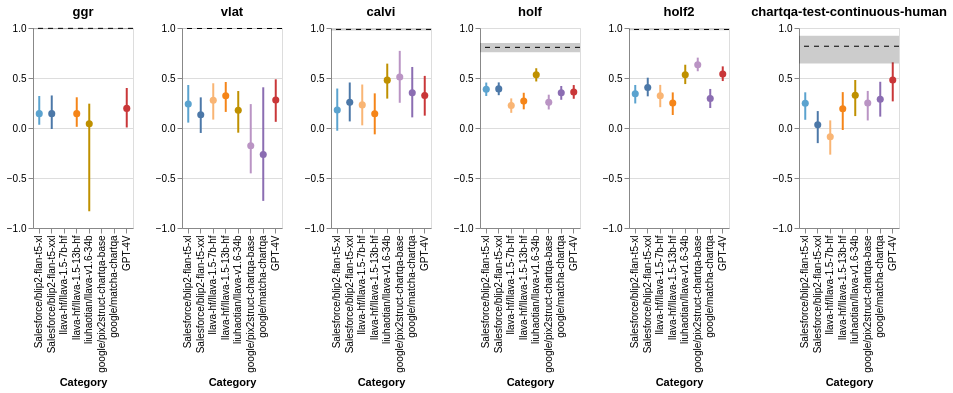

Write notebook code for a chart like this one.
### Markdown cell above
### Correlation Error Bars

### Code cell
def create_graph_performance_chart(correlation_df, tests, domain_order, domain_color=[]):
    """ Generate chart for point estimate and confidence intervals overlayed with item level scatteplots
    """
    charts = []
    for test in tests:
        df = correlation_df[correlation_df['test'] == test].copy()
        
        mean_point_plot = alt.Chart(df).mark_point(filled=True, size=50, opacity=1).encode(
            x=alt.X('model:N', title='Category', scale=alt.Scale(domain=domain_order)),
            y=alt.Y('correlation:Q', title='', scale=alt.Scale(domain=[-1, 1])),
            color=alt.Color('model:N', scale=alt.Scale(domain=domain_order, range=domain_color), legend=None),
        )
        
        error_bars = alt.Chart(df).mark_rule(strokeWidth=2).encode(
            x=alt.X('model:N'),
            y=alt.Y('lower_correlation:Q'),
            y2='upper_correlation:Q',
            color=alt.Color('model:N', scale=alt.Scale(domain=domain_order, range=domain_color), legend=None)
        )

        split_half_band = alt.Chart(df[df['model'] == 'Human']).mark_rect(color='black', opacity=0.2).encode(
            y=alt.Y(f'lower_correlation:Q'),
            y2=(f'upper_correlation:Q'),
        )
    
        split_half_mean = alt.Chart(df[df['model'] == 'Human']).mark_rule(color='black', strokeDash=[5, 5]).encode(
            y=alt.Y(f'correlation:Q'),
            strokeWidth=alt.value(1)
        )
        
        chart = (mean_point_plot + error_bars + split_half_band + split_half_mean).properties(height=200, width=100, title=test)

        charts.append(chart)


    return alt.hconcat(*charts) #.resolve_scale(color='independent')

tests = ['ggr', 'vlat', 'calvi', 'holf', 'holf2', 'chartqa-test-continuous-human']
domain_order = [mc['model'] for mc in model_configs if mc['model'] != 'Human']
domain_color = [mc['color'] for mc in model_configs if mc['model'] != 'Human']


create_graph_performance_chart(
    pd.concat([
        human_model_correlation_df,
        human_human_correlation_df
    ]),
    tests=tests,
    domain_order=domain_order, 
    domain_color=domain_color,
)

### Figure 1 — Vega-Lite specification as saved in the notebook (floating-point values rounded to 4 significant figures)
{"config": {"view": {"continuousWidth": 300, "continuousHeight": 300}}, "hconcat": [{"layer": [{"mark": {"type": "point", "filled": true, "opacity": 1, "size": 50}, "encoding": {"color": {"field": "model", "legend": null, "scale": {"domain": ["Salesforce/blip2-flan-t5-xl", "Salesforce/blip2-flan-t5-xxl", "llava-hf/llava-1.5-7b-hf", "llava-hf/llava-1.5-13b-hf", "liuhaotian/llava-v1.6-34b", "google/pix2struct-chartqa-base", "google/matcha-chartqa", "GPT-4V"], "range": ["#5ba3cf", "#4c78a8", "#f9b574", "#f58518", "#BF9000", "#ba94c4", "#8b6db2", "#c93739"]}, "type": "nominal"}, "x": {"field": "model", "scale": {"domain": ["Salesforce/blip2-flan-t5-xl", "Salesforce/blip2-flan-t5-xxl", "llava-hf/llava-1.5-7b-hf", "llava-hf/llava-1.5-13b-hf", "liuhaotian/llava-v1.6-34b", "google/pix2struct-chartqa-base", "google/matcha-chartqa", "GPT-4V"]}, "title": "Category", "type": "nominal"}, "y": {"field": "correlation", "scale": {"domain": [-1, 1]}, "title": "", "type": "quantitative"}}}, {"mark": {"type": "rule", "strokeWidth": 2}, "encoding": {"color": {"field": "model", "legend": null, "scale": {"domain": ["Salesforce/blip2-flan-t5-xl", "Salesforce/blip2-flan-t5-xxl", "llava-hf/llava-1.5-7b-hf", "llava-hf/llava-1.5-13b-hf", "liuhaotian/llava-v1.6-34b", "google/pix2struct-chartqa-base", "google/matcha-chartqa", "GPT-4V"], "range": ["#5ba3cf", "#4c78a8", "#f9b574", "#f58518", "#BF9000", "#ba94c4", "#8b6db2", "#c93739"]}, "type": "nominal"}, "x": {"field": "model", "type": "nominal"}, "y": {"field": "lower_correlation", "type": "quantitative"}, "y2": {"field": "upper_correlation"}}}, {"data": {"name": "data-4e8c419d5ce3ebcfe536a473fdad6b79"}, "mark": {"type": "rect", "color": "black", "opacity": 0.2}, "encoding": {"y": {"field": "lower_correlation", "type": "quantitative"}, "y2": {"field": "upper_correlation"}}}, {"data": {"name": "data-4e8c419d5ce3ebcfe536a473fdad6b79"}, "mark": {"type": "rule", "color": "black", "strokeDash": [5, 5]}, "encoding": {"strokeWidth": {"value": 1}, "y": {"field": "correlation", "type": "quantitative"}}}], "data": {"name": "data-76b461e85305f3aafc61efecf0215087"}, "height": 200, "title": "ggr", "width": 100}, {"layer": [{"mark": {"type": "point", "filled": true, "opacity": 1, "size": 50}, "encoding": {"color": {"field": "model", "legend": null, "scale": {"domain": ["Salesforce/blip2-flan-t5-xl", "Salesforce/blip2-flan-t5-xxl", "llava-hf/llava-1.5-7b-hf", "llava-hf/llava-1.5-13b-hf", "liuhaotian/llava-v1.6-34b", "google/pix2struct-chartqa-base", "google/matcha-chartqa", "GPT-4V"], "range": ["#5ba3cf", "#4c78a8", "#f9b574", "#f58518", "#BF9000", "#ba94c4", "#8b6db2", "#c93739"]}, "type": "nominal"}, "x": {"field": "model", "scale": {"domain": ["Salesforce/blip2-flan-t5-xl", "Salesforce/blip2-flan-t5-xxl", "llava-hf/llava-1.5-7b-hf", "llava-hf/llava-1.5-13b-hf", "liuhaotian/llava-v1.6-34b", "google/pix2struct-chartqa-base", "google/matcha-chartqa", "GPT-4V"]}, "title": "Category", "type": "nominal"}, "y": {"field": "correlation", "scale": {"domain": [-1, 1]}, "title": "", "type": "quantitative"}}}, {"mark": {"type": "rule", "strokeWidth": 2}, "encoding": {"color": {"field": "model", "legend": null, "scale": {"domain": ["Salesforce/blip2-flan-t5-xl", "Salesforce/blip2-flan-t5-xxl", "llava-hf/llava-1.5-7b-hf", "llava-hf/llava-1.5-13b-hf", "liuhaotian/llava-v1.6-34b", "google/pix2struct-chartqa-base", "google/matcha-chartqa", "GPT-4V"], "range": ["#5ba3cf", "#4c78a8", "#f9b574", "#f58518", "#BF9000", "#ba94c4", "#8b6db2", "#c93739"]}, "type": "nominal"}, "x": {"field": "model", "type": "nominal"}, "y": {"field": "lower_correlation", "type": "quantitative"}, "y2": {"field": "upper_correlation"}}}, {"data": {"name": "data-34530b9224ba46cbc5362e1f4b3f15c2"}, "mark": {"type": "rect", "color": "black", "opacity": 0.2}, "encoding": {"y": {"field": "lower_correlation", "type": "quantitative"}, "y2": {"field": "upper_correlation"}}}, {"data": {"name": "data-34530b9224ba46cbc5362e1f4b3f15c2"}, "mark": {"type": "rule", "color": "black", "strokeDash": [5, 5]}, "encoding": {"strokeWidth": {"value": 1}, "y": {"field": "correlation", "type": "quantitative"}}}], "data": {"name": "data-ba43f7dac66893d7034b0c4b454e99e4"}, "height": 200, "title": "vlat", "width": 100}, {"layer": [{"mark": {"type": "point", "filled": true, "opacity": 1, "size": 50}, "encoding": {"color": {"field": "model", "legend": null, "scale": {"domain": ["Salesforce/blip2-flan-t5-xl", "Salesforce/blip2-flan-t5-xxl", "llava-hf/llava-1.5-7b-hf", "llava-hf/llava-1.5-13b-hf", "liuhaotian/llava-v1.6-34b", "google/pix2struct-chartqa-base", "google/matcha-chartqa", "GPT-4V"], "range": ["#5ba3cf", "#4c78a8", "#f9b574", "#f58518", "#BF9000", "#ba94c4", "#8b6db2", "#c93739"]}, "type": "nominal"}, "x": {"field": "model", "scale": {"domain": ["Salesforce/blip2-flan-t5-xl", "Salesforce/blip2-flan-t5-xxl", "llava-hf/llava-1.5-7b-hf", "llava-hf/llava-1.5-13b-hf", "liuhaotian/llava-v1.6-34b", "google/pix2struct-chartqa-base", "google/matcha-chartqa", "GPT-4V"]}, "title": "Category", "type": "nominal"}, "y": {"field": "correlation", "scale": {"domain": [-1, 1]}, "title": "", "type": "quantitative"}}}, {"mark": {"type": "rule", "strokeWidth": 2}, "encoding": {"color": {"field": "model", "legend": null, "scale": {"domain": ["Salesforce/blip2-flan-t5-xl", "Salesforce/blip2-flan-t5-xxl", "llava-hf/llava-1.5-7b-hf", "llava-hf/llava-1.5-13b-hf", "liuhaotian/llava-v1.6-34b", "google/pix2struct-chartqa-base", "google/matcha-chartqa", "GPT-4V"], "range": ["#5ba3cf", "#4c78a8", "#f9b574", "#f58518", "#BF9000", "#ba94c4", "#8b6db2", "#c93739"]}, "type": "nominal"}, "x": {"field": "model", "type": "nominal"}, "y": {"field": "lower_correlation", "type": "quantitative"}, "y2": {"field": "upper_correlation"}}}, {"data": {"name": "data-90cfe4e29fa5a4bc387d4ee4c8f708f6"}, "mark": {"type": "rect", "color": "black", "opacity": 0.2}, "encoding": {"y": {"field": "lower_correlation", "type": "quantitative"}, "y2": {"field": "upper_correlation"}}}, {"data": {"name": "data-90cfe4e29fa5a4bc387d4ee4c8f708f6"}, "mark": {"type": "rule", "color": "black", "strokeDash": [5, 5]}, "encoding": {"strokeWidth": {"value": 1}, "y": {"field": "correlation", "type": "quantitative"}}}], "data": {"name": "data-7447b3b4641f8daf712ce3d68fa749d8"}, "height": 200, "title": "calvi", "width": 100}, {"layer": [{"mark": {"type": "point", "filled": true, "opacity": 1, "size": 50}, "encoding": {"color": {"field": "model", "legend": null, "scale": {"domain": ["Salesforce/blip2-flan-t5-xl", "Salesforce/blip2-flan-t5-xxl", "llava-hf/llava-1.5-7b-hf", "llava-hf/llava-1.5-13b-hf", "liuhaotian/llava-v1.6-34b", "google/pix2struct-chartqa-base", "google/matcha-chartqa", "GPT-4V"], "range": ["#5ba3cf", "#4c78a8", "#f9b574", "#f58518", "#BF9000", "#ba94c4", "#8b6db2", "#c93739"]}, "type": "nominal"}, "x": {"field": "model", "scale": {"domain": ["Salesforce/blip2-flan-t5-xl", "Salesforce/blip2-flan-t5-xxl", "llava-hf/llava-1.5-7b-hf", "llava-hf/llava-1.5-13b-hf", "liuhaotian/llava-v1.6-34b", "google/pix2struct-chartqa-base", "google/matcha-chartqa", "GPT-4V"]}, "title": "Category", "type": "nominal"}, "y": {"field": "correlation", "scale": {"domain": [-1, 1]}, "title": "", "type": "quantitative"}}}, {"mark": {"type": "rule", "strokeWidth": 2}, "encoding": {"color": {"field": "model", "legend": null, "scale": {"domain": ["Salesforce/blip2-flan-t5-xl", "Salesforce/blip2-flan-t5-xxl", "llava-hf/llava-1.5-7b-hf", "llava-hf/llava-1.5-13b-hf", "liuhaotian/llava-v1.6-34b", "google/pix2struct-chartqa-base", "google/matcha-chartqa", "GPT-4V"], "range": ["#5ba3cf", "#4c78a8", "#f9b574", "#f58518", "#BF9000", "#ba94c4", "#8b6db2", "#c93739"]}, "type": "nominal"}, "x": {"field": "model", "type": "nominal"}, "y": {"field": "lower_correlation", "type": "quantitative"}, "y2": {"field": "upper_correlation"}}}, {"data": {"name": "data-f9d9fa9fa169e88094fc8a6f72712c06"}, "mark": {"type": "rect", "color": "black", "opacity": 0.2}, "encoding": {"y": {"field": "lower_correlation", "type": "quantitative"}, "y2": {"field": "upper_correlation"}}}, {"data": {"name": "data-f9d9fa9fa169e88094fc8a6f72712c06"}, "mark": {"type": "rule", "color": "black", "strokeDash": [5, 5]}, "encoding": {"strokeWidth": {"value": 1}, "y": {"field": "correlation", "type": "quantitative"}}}], "data": {"name": "data-bd63bb422e5dbdffa3052384fc4c0997"}, "height": 200, "title": "holf", "width": 100}, {"layer": [{"mark": {"type": "point", "filled": true, "opacity": 1, "size": 50}, "encoding": {"color": {"field": "model", "legend": null, "scale": {"domain": ["Salesforce/blip2-flan-t5-xl", "Salesforce/blip2-flan-t5-xxl", "llava-hf/llava-1.5-7b-hf", "llava-hf/llava-1.5-13b-hf", "liuhaotian/llava-v1.6-34b", "google/pix2struct-chartqa-base", "google/matcha-chartqa", "GPT-4V"], "range": ["#5ba3cf", "#4c78a8", "#f9b574", "#f58518", "#BF9000", "#ba94c4", "#8b6db2", "#c93739"]}, "type": "nominal"}, "x": {"field": "model", "scale": {"domain": ["Salesforce/blip2-flan-t5-xl", "Salesforce/blip2-flan-t5-xxl", "llava-hf/llava-1.5-7b-hf", "llava-hf/llava-1.5-13b-hf", "liuhaotian/llava-v1.6-34b", "google/pix2struct-chartqa-base", "google/matcha-chartqa", "GPT-4V"]}, "title": "Category", "type": "nominal"}, "y": {"field": "correlation", "scale": {"domain": [-1, 1]}, "title": "", "type": "quantitative"}}}, {"mark": {"type": "rule", "strokeWidth": 2}, "encoding": {"color": {"field": "model", "legend": null, "scale": {"domain": ["Salesforce/blip2-flan-t5-xl", "Salesforce/blip2-flan-t5-xxl", "llava-hf/llava-1.5-7b-hf", "llava-hf/llava-1.5-13b-hf", "liuhaotian/llava-v1.6-34b", "google/pix2struct-chartqa-base", "google/matcha-chartqa", "GPT-4V"], "range": ["#5ba3cf", "#4c78a8", "#f9b574", "#f58518", "#BF9000", "#ba94c4", "#8b6db2", "#c93739"]}, "type": "nominal"}, "x": {"field": "model", "type": "nominal"}, "y": {"field": "lower_correlation", "type": "quantitative"}, "y2": {"field": "upper_correlation"}}}, {"data": {"name": "data-5423f19c36685e36453e3c76351a7198"}, "mark": {"type": "rect", "color": "black", "opacity": 0.2}, "encoding": {"y": {"field": "lower_correlation", "type": "quantitative"}, "y2": {"field": "upper_correlation"}}}, {"data": {"name": "data-5423f19c36685e36453e3c76351a7198"}, "mark": {"type": "rule", "color": "black", "strokeDash": [5, 5]}, "encoding": {"strokeWidth": {"value": 1}, "y": {"field": "correlation", "type": "quantitative"}}}], "data": {"name": "data-1c294a050244af407b61e65c7b6cc2c0"}, "height": 200, "title": "holf2", "width": 100}, {"layer": [{"mark": {"type": "point", "filled": true, "opacity": 1, "size": 50}, "encoding": {"color": {"field": "model", "legend": null, "scale": {"domain": ["Salesforce/blip2-flan-t5-xl", "Salesforce/blip2-flan-t5-xxl", "llava-hf/llava-1.5-7b-hf", "llava-hf/llava-1.5-13b-hf", "liuhaotian/llava-v1.6-34b", "google/pix2struct-chartqa-base", "google/matcha-chartqa", "GPT-4V"], "range": ["#5ba3cf", "#4c78a8", "#f9b574", "#f58518", "#BF9000", "#ba94c4", "#8b6db2", "#c93739"]}, "type": "nominal"}, "x": {"field": "model", "scale": {"domain": ["Salesforce/blip2-flan-t5-xl", "Salesforce/blip2-flan-t5-xxl", "llava-hf/llava-1.5-7b-hf", "llava-hf/llava-1.5-13b-hf", "liuhaotian/llava-v1.6-34b", "google/pix2struct-chartqa-base", "google/matcha-chartqa", "GPT-4V"]}, "title": "Category", "type": "nominal"}, "y": {"field": "correlation", "scale": {"domain": [-1, 1]}, "title": "", "type": "quantitative"}}}, {"mark": {"type": "rule", "strokeWidth": 2}, "encoding": {"color": {"field": "model", "legend": null, "scale": {"domain": ["Salesforce/blip2-flan-t5-xl", "Salesforce/blip2-flan-t5-xxl", "llava-hf/llava-1.5-7b-hf", "llava-hf/llava-1.5-13b-hf", "liuhaotian/llava-v1.6-34b", "google/pix2struct-chartqa-base", "google/matcha-chartqa", "GPT-4V"], "range": ["#5ba3cf", "#4c78a8", "#f9b574", "#f58518", "#BF9000", "#ba94c4", "#8b6db2", "#c93739"]}, "type": "nominal"}, "x": {"field": "model", "type": "nominal"}, "y": {"field": "lower_correlation", "type": "quantitative"}, "y2": {"field": "upper_correlation"}}}, {"data": {"name": "data-bfb3c79607bcdf9b158decb0607e2d16"}, "mark": {"type": "rect", "color": "black", "opacity": 0.2}, "encoding": {"y": {"field": "lower_correlation", "type": "quantitative"}, "y2": {"field": "upper_correlation"}}}, {"data": {"name": "data-bfb3c79607bcdf9b158decb0607e2d16"}, "mark": {"type": "rule", "color": "black", "strokeDash": [5, 5]}, "encoding": {"strokeWidth": {"value": 1}, "y": {"field": "correlation", "type": "quantitative"}}}], "data": {"name": "data-05af57c5dc44a7fa2cf68c00d48e1980"}, "height": 200, "title": "chartqa-test-continuous-human", "width": 100}], "$schema": "https://vega.github.io/schema/vega-lite/v5.16.3.json", "datasets": {"data-76b461e85305f3aafc61efecf0215087": [{"Unnamed: 0": 0.0, "model": "Salesforce/blip2-flan-t5-xl", "test": "ggr", "lower_correlation": 0.03245, "upper_correlation": 0.3201, "correlation": 0.1437}, {"Unnamed: 0": 1.0, "model": "Salesforce/blip2-flan-t5-xxl", "test": "ggr", "lower_correlation": -0.009883, "upper_correlation": 0.3254, "correlation": 0.1437}, {"Unnamed: 0": 2.0, "model": "llava-hf/llava-1.5-7b-hf", "test": "ggr", "lower_correlation": null, "upper_correlation": null, "correlation": null}, {"Unnamed: 0": 3.0, "model": "llava-hf/llava-1.5-13b-hf", "test": "ggr", "lower_correlation": 0.01188, "upper_correlation": 0.3072, "correlation": 0.1437}, {"Unnamed: 0": 4.0, "model": "liuhaotian/llava-v1.6-34b", "test": "ggr", "lower_correlation": -0.8326, "upper_correlation": 0.2433, "correlation": 0.0433}, {"Unnamed: 0": 5.0, "model": "google/pix2struct-chartqa-base", "test": "ggr", "lower_correlation": null, "upper_correlation": null, "correlation": null}, {"Unnamed: 0": 6.0, "model": "google/matcha-chartqa", "test": "ggr", "lower_correlation": null, "upper_correlation": null, "correlation": null}, {"Unnamed: 0": 7.0, "model": "GPT-4V", "test": "ggr", "lower_correlation": 0.005321, "upper_correlation": 0.4001, "correlation": 0.1962}, {"Unnamed: 0": null, "model": "Human", "test": "ggr", "lower_correlation": 0.9887, "upper_correlation": 0.9995, "correlation": 0.9965}], "data-4e8c419d5ce3ebcfe536a473fdad6b79": [{"Unnamed: 0": null, "model": "Human", "test": "ggr", "lower_correlation": 0.9887, "upper_correlation": 0.9995, "correlation": 0.9965}], "data-ba43f7dac66893d7034b0c4b454e99e4": [{"Unnamed: 0": 8.0, "model": "Salesforce/blip2-flan-t5-xl", "test": "vlat", "lower_correlation": 0.05385, "upper_correlation": 0.4299, "correlation": 0.2407}, {"Unnamed: 0": 9.0, "model": "Salesforce/blip2-flan-t5-xxl", "test": "vlat", "lower_correlation": -0.04956, "upper_correlation": 0.3064, "correlation": 0.1322}, {"Unnamed: 0": 10.0, "model": "llava-hf/llava-1.5-7b-hf", "test": "vlat", "lower_correlation": 0.08396, "upper_correlation": 0.4473, "correlation": 0.2769}, {"Unnamed: 0": 11.0, "model": "llava-hf/llava-1.5-13b-hf", "test": "vlat", "lower_correlation": 0.1608, "upper_correlation": 0.4601, "correlation": 0.323}, {"Unnamed: 0": 12.0, "model": "liuhaotian/llava-v1.6-34b", "test": "vlat", "lower_correlation": -0.0468, "upper_correlation": 0.3697, "correlation": 0.1768}, {"Unnamed: 0": 13.0, "model": "google/pix2struct-chartqa-base", "test": "vlat", "lower_correlation": -0.4537, "upper_correlation": 0.2391, "correlation": -0.1767}, {"Unnamed: 0": 14.0, "model": "google/matcha-chartqa", "test": "vlat", "lower_correlation": -0.7288, "upper_correlation": 0.4071, "correlation": -0.2655}, {"Unnamed: 0": 15.0, "model": "GPT-4V", "test": "vlat", "lower_correlation": 0.06179, "upper_correlation": 0.4869, "correlation": 0.2807}, {"Unnamed: 0": null, "model": "Human", "test": "vlat", "lower_correlation": 0.9913, "upper_correlation": 0.9977, "correlation": 0.9952}], "data-34530b9224ba46cbc5362e1f4b3f15c2": [{"Unnamed: 0": null, "model": "Human", "test": "vlat", "lower_correlation": 0.9913, "upper_correlation": 0.9977, "correlation": 0.9952}], "data-7447b3b4641f8daf712ce3d68fa749d8": [{"Unnamed: 0": 16.0, "model": "Salesforce/blip2-flan-t5-xl", "test": "calvi", "lower_correlation": -0.02729, "upper_correlation": 0.3946, "correlation": 0.1807}, {"Unnamed: 0": 17.0, "model": "Salesforce/blip2-flan-t5-xxl", "test": "calvi", "lower_correlation": 0.06596, "upper_correlation": 0.4551, "correlation": 0.2563}, {"Unnamed: 0": 18.0, "model": "llava-hf/llava-1.5-7b-hf", "test": "calvi", "lower_correlation": 0.0266, "upper_correlation": 0.4349, "correlation": 0.2311}, {"Unnamed: 0": 19.0, "model": "llava-hf/llava-1.5-13b-hf", "test": "calvi", "lower_correlation": -0.0634, "upper_correlation": 0.3465, "correlation": 0.1429}, {"Unnamed: 0": 20.0, "model": "liuhaotian/llava-v1.6-34b", "test": "calvi", "lower_correlation": 0.294, "upper_correlation": 0.6436, "correlation": 0.4785}, {"Unnamed: 0": 21.0, "model": "google/pix2struct-chartqa-base", "test": "calvi", "lower_correlation": 0.2524, "upper_correlation": 0.7713, "correlation": 0.5108}, {"Unnamed: 0": 22.0, "model": "google/matcha-chartqa", "test": "calvi", "lower_correlation": 0.1063, "upper_correlation": 0.6104, "correlation": 0.3515}, {"Unnamed: 0": 23.0, "model": "GPT-4V", "test": "calvi", "lower_correlation": 0.1235, "upper_correlation": 0.5211, "correlation": 0.325}, {"Unnamed: 0": null, "model": "Human", "test": "calvi", "lower_correlation": 0.9754, "upper_correlation": 0.9928, "correlation": 0.9858}], "data-90cfe4e29fa5a4bc387d4ee4c8f708f6": [{"Unnamed: 0": null, "model": "Human", "test": "calvi", "lower_correlation": 0.9754, "upper_correlation": 0.9928, "correlation": 0.9858}], "data-bd63bb422e5dbdffa3052384fc4c0997": [{"Unnamed: 0": 24.0, "model": "Salesforce/blip2-flan-t5-xl", "test": "holf", "lower_correlation": 0.3203, "upper_correlation": 0.4545, "correlation": 0.388}, {"Unnamed: 0": 25.0, "model": "Salesforce/blip2-flan-t5-xxl", "test": "holf", "lower_correlation": 0.3281, "upper_correlation": 0.456, "correlation": 0.391}, {"Unnamed: 0": 26.0, "model": "llava-hf/llava-1.5-7b-hf", "test": "holf", "lower_correlation": 0.1517, "upper_correlation": 0.2961, "correlation": 0.2243}, {"Unnamed: 0": 27.0, "model": "llava-hf/llava-1.5-13b-hf", "test": "holf", "lower_correlation": 0.1867, "upper_correlation": 0.3523, "correlation": 0.269}, {"Unnamed: 0": 28.0, "model": "liuhaotian/llava-v1.6-34b", "test": "holf", "lower_correlation": 0.4654, "upper_correlation": 0.5976, "correlation": 0.5323}, {"Unnamed: 0": 29.0, "model": "google/pix2struct-chartqa-base", "test": "holf", "lower_correlation": 0.1852, "upper_correlation": 0.3331, "correlation": 0.2563}, {"Unnamed: 0": 30.0, "model": "google/matcha-chartqa", "test": "holf", "lower_correlation": 0.2821, "upper_correlation": 0.4199, "correlation": 0.3516}, {"Unnamed: 0": 31.0, "model": "GPT-4V", "test": "holf", "lower_correlation": 0.2923, "upper_correlation": 0.4295, "correlation": 0.3597}, {"Unnamed: 0": null, "model": "Human", "test": "holf", "lower_correlation": 0.7582, "upper_correlation": 0.8494, "correlation": 0.8066}], "data-f9d9fa9fa169e88094fc8a6f72712c06": [{"Unnamed: 0": null, "model": "Human", "test": "holf", "lower_correlation": 0.7582, "upper_correlation": 0.8494, "correlation": 0.8066}], "data-1c294a050244af407b61e65c7b6cc2c0": [{"Unnamed: 0": 32.0, "model": "Salesforce/blip2-flan-t5-xl", "test": "holf2", "lower_correlation": 0.2454, "upper_correlation": 0.4304, "correlation": 0.342}, {"Unnamed: 0": 33.0, "model": "Salesforce/blip2-flan-t5-xxl", "test": "holf2", "lower_correlation": 0.3168, "upper_correlation": 0.503, "correlation": 0.4057}, {"Unnamed: 0": 34.0, "model": "llava-hf/llava-1.5-7b-hf", "test": "holf2", "lower_correlation": 0.2082, "upper_correlation": 0.4312, "correlation": 0.322}, {"Unnamed: 0": 35.0, "model": "llava-hf/llava-1.5-13b-hf", "test": "holf2", "lower_correlation": 0.1299, "upper_correlation": 0.356, "correlation": 0.25}, {"Unnamed: 0": 36.0, "model": "liuhaotian/llava-v1.6-34b", "test": "holf2", "lower_correlation": 0.4394, "upper_correlation": 0.6327, "correlation": 0.5321}, {"Unnamed: 0": 37.0, "model": "google/pix2struct-chartqa-base", "test": "holf2", "lower_correlation": 0.5675, "upper_correlation": 0.7036, "correlation": 0.6327}, {"Unnamed: 0": 38.0, "model": "google/matcha-chartqa", "test": "holf2", "lower_correlation": 0.1999, "upper_correlation": 0.3906, "correlation": 0.2945}, {"Unnamed: 0": 39.0, "model": "GPT-4V", "test": "holf2", "lower_correlation": 0.4695, "upper_correlation": 0.6163, "correlation": 0.5407}, {"Unnamed: 0": null, "model": "Human", "test": "holf2", "lower_correlation": 0.9767, "upper_correlation": 0.9921, "correlation": 0.9853}], "data-5423f19c36685e36453e3c76351a7198": [{"Unnamed: 0": null, "model": "Human", "test": "holf2", "lower_correlation": 0.9767, "upper_correlation": 0.9921, "correlation": 0.9853}], "data-05af57c5dc44a7fa2cf68c00d48e1980": [{"Unnamed: 0": 40.0, "model": "Salesforce/blip2-flan-t5-xl", "test": "chartqa-test-continuous-human", "lower_correlation": 0.08221, "upper_correlation": 0.3569, "correlation": 0.2477}, {"Unnamed: 0": 41.0, "model": "Salesforce/blip2-flan-t5-xxl", "test": "chartqa-test-continuous-human", "lower_correlation": -0.1513, "upper_correlation": 0.1692, "correlation": 0.03128}, {"Unnamed: 0": 42.0, "model": "llava-hf/llava-1.5-7b-hf", "test": "chartqa-test-continuous-human", "lower_correlation": -0.2664, "upper_correlation": 0.07619, "correlation": -0.08821}, {"Unnamed: 0": 43.0, "model": "llava-hf/llava-1.5-13b-hf", "test": "chartqa-test-continuous-human", "lower_correlation": -0.02024, "upper_correlation": 0.3587, "correlation": 0.1933}, {"Unnamed: 0": 44.0, "model": "liuhaotian/llava-v1.6-34b", "test": "chartqa-test-continuous-human", "lower_correlation": 0.1192, "upper_correlation": 0.4803, "correlation": 0.3282}, {"Unnamed: 0": 45.0, "model": "google/pix2struct-chartqa-base", "test": "chartqa-test-continuous-human", "lower_correlation": 0.07552, "upper_correlation": 0.3706, "correlation": 0.2501}, {"Unnamed: 0": 46.0, "model": "google/matcha-chartqa", "test": "chartqa-test-continuous-human", "lower_correlation": 0.1137, "upper_correlation": 0.4622, "correlation": 0.2881}, {"Unnamed: 0": 47.0, "model": "GPT-4V", "test": "chartqa-test-continuous-human", "lower_correlation": 0.2663, "upper_correlation": 0.6564, "correlation": 0.4798}, {"Unnamed: 0": null, "model": "Human", "test": "chartqa-test-continuous-human", "lower_correlation": 0.6459, "upper_correlation": 0.9216, "correlation": 0.8177}], "data-bfb3c79607bcdf9b158decb0607e2d16": [{"Unnamed: 0": null, "model": "Human", "test": "chartqa-test-continuous-human", "lower_correlation": 0.6459, "upper_correlation": 0.9216, "correlation": 0.8177}]}}
